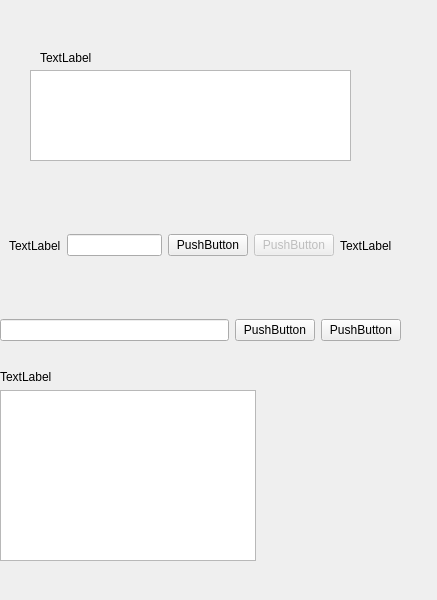
<?xml version="1.0" encoding="UTF-8"?>
<ui version="4.0">
 <class>ChatServer</class>
 <widget class="QWidget" name="ChatServer">
  <property name="geometry">
   <rect>
    <x>0</x>
    <y>0</y>
    <width>437</width>
    <height>600</height>
   </rect>
  </property>
  <property name="minimumSize">
   <size>
    <width>400</width>
    <height>600</height>
   </size>
  </property>
  <property name="windowTitle">
   <string>聊天服务器</string>
  </property>
  <widget class="QWidget" name="widgetMainContent" native="true">
   <property name="geometry">
    <rect>
     <x>10</x>
     <y>40</y>
     <width>371</width>
     <height>161</height>
    </rect>
   </property>
   <layout class="QHBoxLayout" name="horizontalLayout_5">
    <item>
     <widget class="QWidget" name="widgetClientList" native="true">
      <widget class="QLabel" name="labelClients">
       <property name="geometry">
        <rect>
         <x>30</x>
         <y>10</y>
         <width>91</width>
         <height>16</height>
        </rect>
       </property>
       <property name="text">
        <string>TextLabel</string>
       </property>
      </widget>
      <widget class="QListWidget" name="listWidgetClients">
       <property name="geometry">
        <rect>
         <x>20</x>
         <y>30</y>
         <width>321</width>
         <height>91</height>
        </rect>
       </property>
       <property name="sizePolicy">
        <sizepolicy hsizetype="Fixed" vsizetype="Fixed">
         <horstretch>0</horstretch>
         <verstretch>0</verstretch>
        </sizepolicy>
       </property>
      </widget>
     </widget>
    </item>
   </layout>
  </widget>
  <widget class="QWidget" name="">
   <property name="geometry">
    <rect>
     <x>0</x>
     <y>190</y>
     <width>401</width>
     <height>111</height>
    </rect>
   </property>
   <layout class="QHBoxLayout" name="horizontalLayout_2">
    <item>
     <layout class="QVBoxLayout" name="verticalLayout">
      <item>
       <widget class="QWidget" name="widgetListen" native="true">
        <layout class="QHBoxLayout" name="horizontalLayout">
         <item>
          <widget class="QLabel" name="labelPort">
           <property name="text">
            <string>TextLabel</string>
           </property>
          </widget>
         </item>
         <item>
          <widget class="QLineEdit" name="lineEditPort"/>
         </item>
         <item>
          <widget class="QPushButton" name="btnStart">
           <property name="text">
            <string>PushButton</string>
           </property>
          </widget>
         </item>
         <item>
          <widget class="QPushButton" name="btnStop">
           <property name="enabled">
            <bool>false</bool>
           </property>
           <property name="text">
            <string>PushButton</string>
           </property>
          </widget>
         </item>
         <item>
          <widget class="QLabel" name="labelStatus">
           <property name="text">
            <string>TextLabel</string>
           </property>
          </widget>
         </item>
        </layout>
       </widget>
      </item>
     </layout>
    </item>
   </layout>
  </widget>
  <widget class="QWidget" name="widgetLog" native="true">
   <property name="geometry">
    <rect>
     <x>0</x>
     <y>370</y>
     <width>371</width>
     <height>191</height>
    </rect>
   </property>
   <property name="sizePolicy">
    <sizepolicy hsizetype="Expanding" vsizetype="Expanding">
     <horstretch>0</horstretch>
     <verstretch>0</verstretch>
    </sizepolicy>
   </property>
   <layout class="QVBoxLayout" name="verticalLayout_2">
    <item>
     <widget class="QLabel" name="labelLog">
      <property name="text">
       <string>TextLabel</string>
      </property>
     </widget>
    </item>
    <item>
     <widget class="QTextEdit" name="textEditLog">
      <property name="sizePolicy">
       <sizepolicy hsizetype="Fixed" vsizetype="Fixed">
        <horstretch>0</horstretch>
        <verstretch>0</verstretch>
       </sizepolicy>
      </property>
      <property name="maximumSize">
       <size>
        <width>16777215</width>
        <height>16777215</height>
       </size>
      </property>
      <property name="readOnly">
       <bool>true</bool>
      </property>
     </widget>
    </item>
   </layout>
  </widget>
  <widget class="QWidget" name="">
   <property name="geometry">
    <rect>
     <x>0</x>
     <y>300</y>
     <width>401</width>
     <height>61</height>
    </rect>
   </property>
   <layout class="QHBoxLayout" name="horizontalLayout_4">
    <item>
     <widget class="QLineEdit" name="lineEditServerInput"/>
    </item>
    <item>
     <widget class="QPushButton" name="btnServerSend">
      <property name="text">
       <string>PushButton</string>
      </property>
     </widget>
    </item>
    <item>
     <widget class="QPushButton" name="btnClearLog">
      <property name="text">
       <string>PushButton</string>
      </property>
     </widget>
    </item>
   </layout>
  </widget>
 </widget>
 <resources/>
 <connections/>
</ui>
